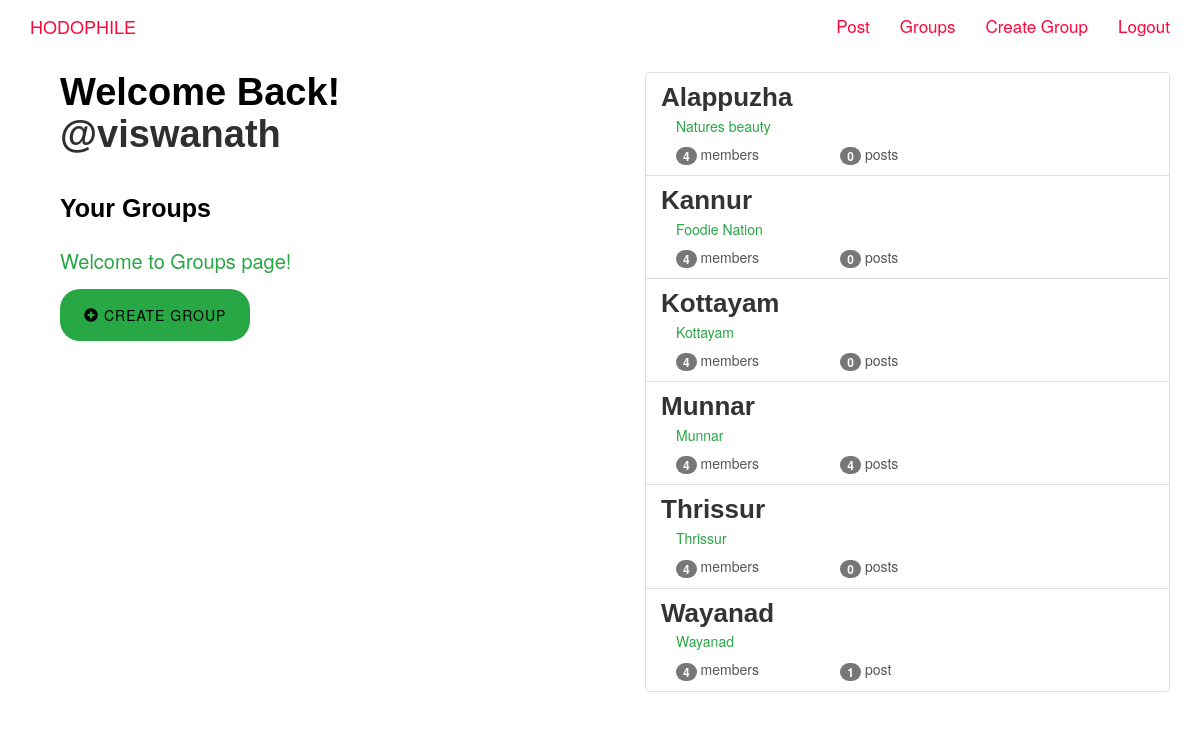
/groups/ (signed in), run on the app's committed database.
### groups/models.py (models this page shows, shortened)
class Group(models.Model):
    name=models.CharField(max_length=255,unique=True)
    slug=models.SlugField(allow_unicode=True,unique=True)
    description=models.TextField(blank=True,default='')
    description_html=models.TextField(editable=False,default='',blank=True)
    members=models.ManyToManyField(User,through='GroupMember')
    class Meta:
        ordering=['name']

### groups/views.py (the view)
# urls.py: path('',views.ListGroup.as_view(),name="all"),
class ListGroup(LoginRequiredMixin,generic.ListView):
    model=Group

### groups/templates/groups/group_list.html
{% extends "groups/group_base.html" %}
{% block pregroup %}
  <div class="col-md-8">
    <div class="content">
      {% if user.is_authenticated %}
        <h1>Welcome Back! <a href="{% url 'posts:for_user' username=user.username %}">@{{user.username}}</a></h1>
      {% endif %}
      <h2 style="font-size: 25px;">Your Groups</h2>
      <p style="padding-bottom: 20px; font-size: 20px;">Welcome to Groups page!</p>
    </div>
    {% if user.is_authenticated %}
      <a href="{% url 'groups:create' %}" class="mu-send-msg-btn" style="color:black; margin-top: 25px;"><span class="glyphicon glyphicon-plus-sign" style="margin-top:20px margin-right:20px;"></span>  Create Group</a>
    {% endif %}
  <br><br>
  </div>
{% endblock %}
{% block group_content %}
  <div class="col-md-12">
    <div class="list-group">
      {% for group in object_list %}
      <a href="{% url 'groups:single' slug=group.slug %}" class="list-group-item">
        <h3 class="title list-group-item-heading">{{group.name}}</h3>
        <div class="list-group-item-text container-fluid">
            {{group.description_html|safe}}
            <div class="row">
              <div class="col-md-4">
                <span class="badge">{{group.members.count}}</span>
                member{{group.members.count|pluralize}}
              </div>
              <div class="col-md-4">
                <span class="badge">{{group.posts.count}}</span>
                post{{group.posts.count|pluralize}}
              </div>
            </div>
        </div>
      </a>
      {% endfor %}
    </div>
  </div>
{% endblock %}

### static/simplesocial/css/master.css (style rules this page uses)
body { background-color: black; }
.mycontent h2,h3,h6,h1 { color:#000000; font-size:30px; margin-bottom: 1em; }
.mycontent p { color:#28a745; }
.mycontent .list-group { color:#6c757d; }

### static/simplesocial/css/style.css (style rules this page uses)
body, html { overflow-x:hidden; }
a { text-decoration: none; color: #2f2f2f; }
h1, h2, h3, h4, h5, h6 { font-family: 'Poppins', sans-serif; font-weight: 700; margin-top: 0; }
h1 { font-size: 38px; }
h2 { font-size: 32px; line-height: 1.13; }
h3 { font-size: 26px; }
.mu-send-msg-btn { font-size: 14px; font-weight: 400; letter-spacing: 1px; text-align: center; padding: 16px 24px; margin-top: 10px; -webkit-transition: all 0.5s; transition: all 0.5s; width: 200px; background-color: #28a745; border-radius: 20px; cursor: pointer; text-transform: uppercase; }

### data on the page
Group: name "Alappuzha", description_html "Natures beauty", members.count "4", posts.count "0"
Group: name "Kannur", description_html "Foodie Nation", members.count "4", posts.count "0"
Group: name "Kottayam", description_html "Kottayam", members.count "4", posts.count "0"
Group: name "Munnar", description_html "Munnar", members.count "4", posts.count "4"
Group: name "Thrissur", description_html "Thrissur", members.count "4", posts.count "0"
Group: name "Wayanad", description_html "Wayanad", members.count "4", posts.count "1"

### other printed values
{{ user.username }} "viswanath"
